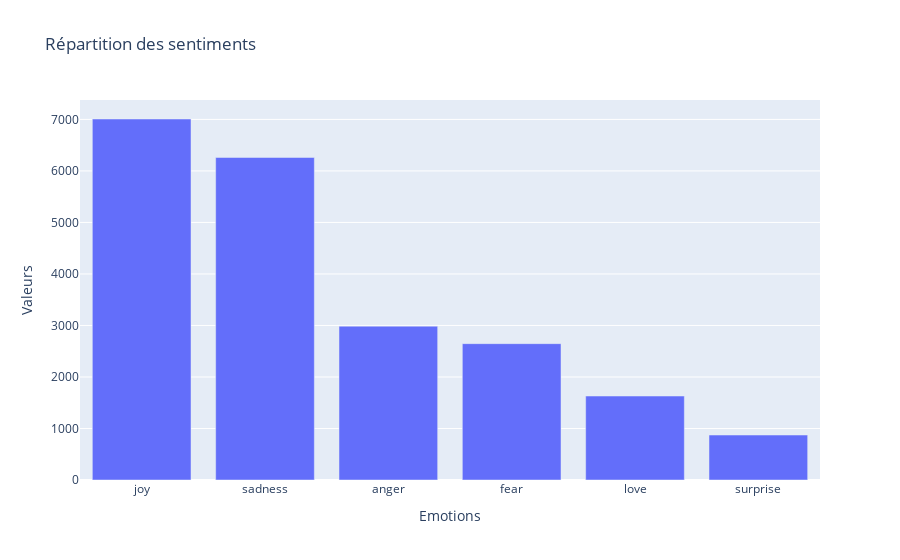

The cell this chart's notebook holds for it:
### Code cell
df_train_unique.Emotion.unique()
import plotly.graph_objects as go

# Répartition du target

fig = go.Figure([go.Bar(x=df_train_unique['Emotion'].value_counts().index, y=df_train_unique['Emotion'].value_counts().tolist())])
fig.update_layout(
    title="Répartition des sentiments",
    xaxis_title="Emotions",
    yaxis_title="Valeurs")
fig.show()

### Figure 1 — Plotly figure (JSON) as saved in the notebook; plotly's stock layout.template omitted (floating-point values rounded to 4 significant figures)
{"data": [{"type": "bar", "x": ["joy", "sadness", "anger", "fear", "love", "surprise"], "y": [7008, 6261, 2986, 2647, 1630, 873]}], "layout": {"title": {"text": "Répartition des sentiments"}, "xaxis": {"title": {"text": "Emotions"}}, "yaxis": {"title": {"text": "Valeurs"}}}}
